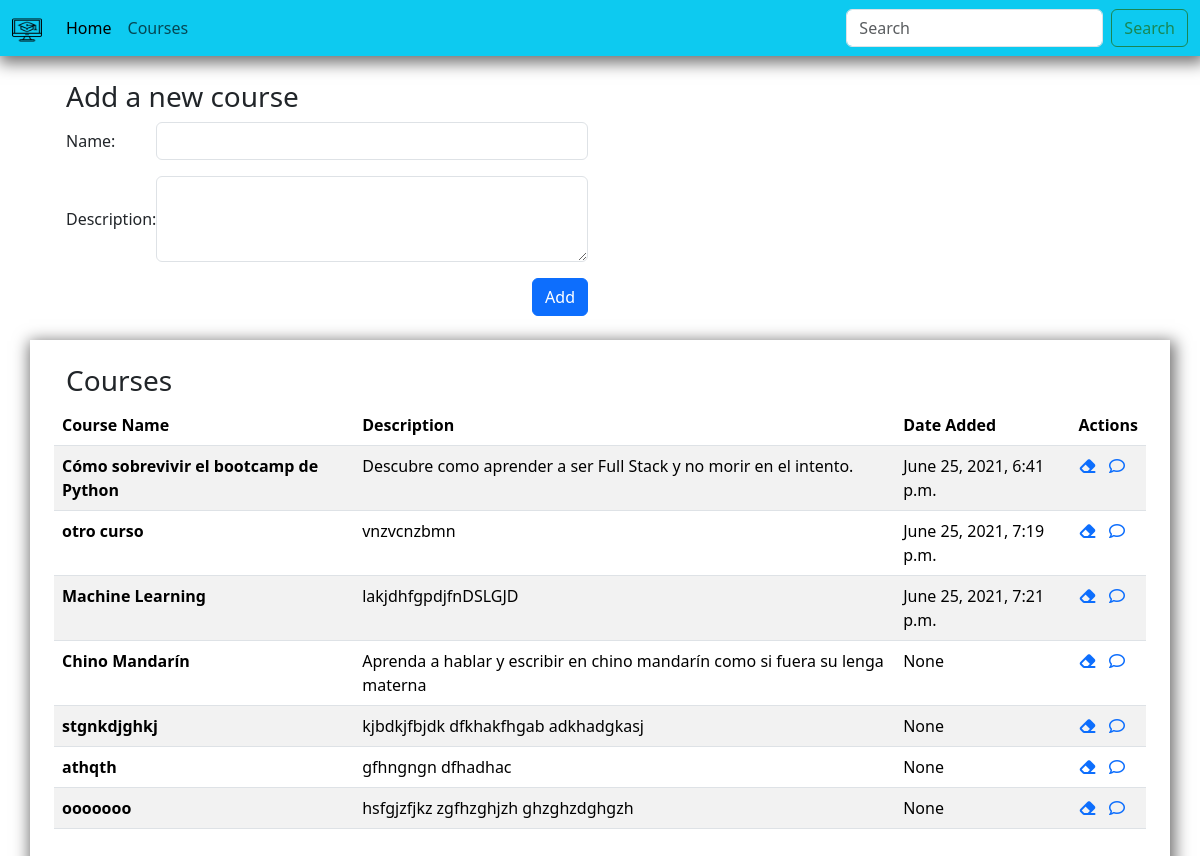
The app's page /, older data.
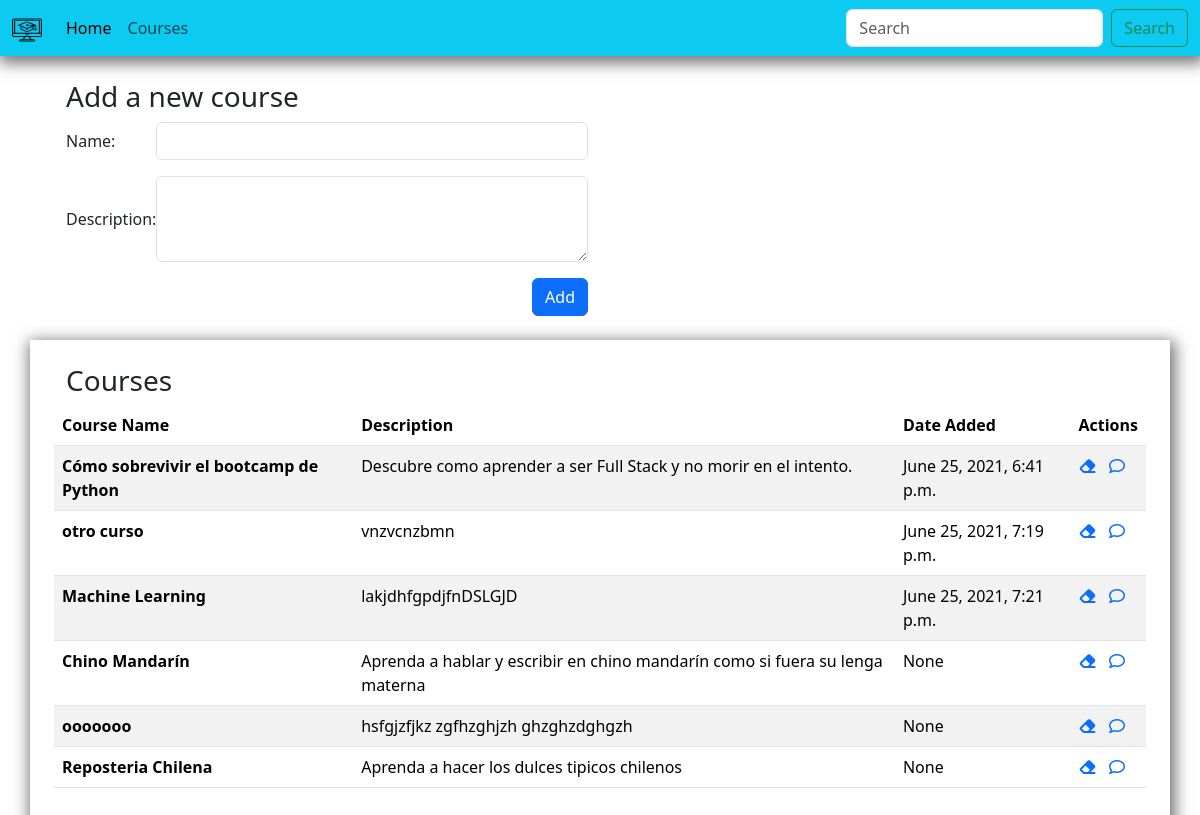
The same page, newer data.
### courses_app/models.py (models this page shows, shortened)
class Course(models.Model):
    course_name=models.CharField(max_length=255)
    description=models.ForeignKey(Description, related_name="course", on_delete=models.CASCADE)
    created_at=models.DateTimeField(auto_now_add=True)
    updated_at=models.DateTimeField(auto_now=True)
    objects=CourseManager() #vinculando el validador a la clase

class Description(models.Model):
    description=models.TextField()
    created_at=models.DateTimeField(auto_now_add=True)
    updated_at=models.DateTimeField(auto_now=True)

### courses_app/views.py (the view)
# urls.py: path("", views.index),
def index(request):
    context={
        "allcourses":Course.objects.all()
    }
    return render(request, 'index.html', context)

### courses_app/templates/index.html (shortened to what this page needs)
{% extends "base.html" %}
{% block content %}
<div class="container">
    <div class="row p-4 ">
        <form id="formAdd" action="/add" method="POST" class="col-6">
            <h3 class="mb-2">Add a new course</h3>
            <div class="mb-3 row g-3 align-items-center">
                <div class="col-2">
                    <label for="courseName" class="col-form-label">Name:</label>
                </div>
                <div class="col-10">
                    <input type="text" class="form-control" id="courseName" name="courseName" required>
                </div>
            </div>
            <div class="mb-3 row g-3 align-items-center">
                <div class="col-2">
                    <label for="description" class="col-form-label">Description:</label>
                </div>
                <div class="col-10">
                    <textarea  class="form-control" id="description" name="description" rows="3" required></textarea>
                </div>
            </div>
            <div class="d-grid gap-2 d-md-flex justify-content-md-end">
                <button id="btnAdd" type="submit" class="btn btn-primary">Add</button>
            </div>
        </form>
    </div>
    <div class="row p-4 shad mb-4">
        <h3 class="mb-2">Courses</h3>
        <table class="table table-striped">
            <thead>
              <tr>
                <th scope="col">Course Name</th>
                <th scope="col">Description</th>
                <th scope="col">Date Added</th>
                <th scope="col">Actions</th>
              </tr>
            </thead>
            <tbody>
                {% for course in allcourses %}
                    <tr id="{{course.id}}">
                        <th scope="row">{{course.course_name}}</th>
                        <td>{{course.description.description}}</td>
                        <td>{{course.created_at}}</td>
                        <td>
                            <a class="delete-button btn-outline-danger text-decoration-none" data-id="{{course.id}}" data-cName="{{course.course_name}}" data-bs-toggle="modal" data-bs-target="#modal"><i class="fas fa-eraser"></i>&nbsp;</a>
                            <a href="/courses/comment/{{course.id}}" class="btn-outline-primary text-decoration-none" type="button" role="button">&nbsp;<i class="far fa-comment"></i></a>
                        </td>
                    </tr>
                {% endfor %}
            </tbody>
        </table>
    </div>
</div>
{% endblock %}

Row changes from the older to the newer data that the page shows:
removed Course: course_name "stgnkdjghkj", description.description "kjbdkjfbjdk dfkhakfhgab adkhadgkasj", created_at "None"
removed Course: course_name "athqth", description.description "gfhngngn dfhadhac", created_at "None"
added Course: course_name "Reposteria Chilena", description.description "Aprenda a hacer los dulces tipicos chilenos", created_at "None"
